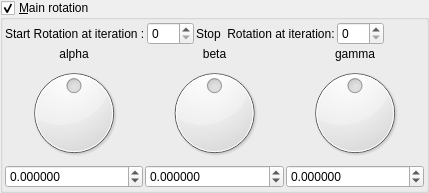
       <widget class="MyGroupBox" name="groupCheck_mandelbox_main_rotation_enabled">
        <property name="title">
         <string>&amp;Main rotation</string>
        </property>
        <property name="checkable">
         <bool>true</bool>
        </property>
        <layout class="QVBoxLayout" name="verticalLayout_3" stretch="0,0">
         <property name="spacing">
          <number>2</number>
         </property>
         <property name="leftMargin">
          <number>2</number>
         </property>
         <property name="topMargin">
          <number>2</number>
         </property>
         <property name="rightMargin">
          <number>2</number>
         </property>
         <property name="bottomMargin">
          <number>2</number>
         </property>
         <item>
          <layout class="QGridLayout" name="gridLayout">
           <item row="0" column="1">
            <widget class="MySpinBox" name="spinboxInt_transf_start_iterations_R">
             <property name="sizePolicy">
              <sizepolicy hsizetype="Minimum" vsizetype="Maximum">
               <horstretch>0</horstretch>
               <verstretch>0</verstretch>
              </sizepolicy>
             </property>
             <property name="maximum">
              <number>250</number>
             </property>
            </widget>
           </item>
           <item row="0" column="2">
            <widget class="QLabel" name="label_248">
             <property name="text">
              <string>Stop  Rotation at iteration:</string>
             </property>
            </widget>
           </item>
           <item row="0" column="4">
            <widget class="MySpinBox" name="spinboxInt_transf_stop_iterations_R">
             <property name="sizePolicy">
              <sizepolicy hsizetype="Minimum" vsizetype="Maximum">
               <horstretch>0</horstretch>
               <verstretch>0</verstretch>
              </sizepolicy>
             </property>
             <property name="maximum">
              <number>250</number>
             </property>
            </widget>
           </item>
           <item row="0" column="0">
            <widget class="QLabel" name="label_249">
             <property name="text">
              <string>Start Rotation at iteration :</string>
             </property>
            </widget>
           </item>
           <item row="0" column="5">
            <spacer name="horizontalSpacer_36">
             <property name="orientation">
              <enum>Qt::Horizontal</enum>
             </property>
             <property name="sizeHint" stdset="0">
              <size>
               <width>40</width>
               <height>2</height>
              </size>
             </property>
            </spacer>
           </item>
          </layout>
         </item>
         <item>
          <layout class="QGridLayout" name="gridLayout_10">
           <item row="1" column="1">
            <widget class="QDial" name="dial3_mandelbox_rotation_main_y">
             <property name="minimum">
              <number>-18000</number>
             </property>
             <property name="maximum">
              <number>18000</number>
             </property>
             <property name="wrapping">
              <bool>true</bool>
             </property>
            </widget>
           </item>
           <item row="2" column="2">
            <widget class="MyDoubleSpinBox" name="spinboxd3_mandelbox_rotation_main_z">
             <property name="sizePolicy">
              <sizepolicy hsizetype="Minimum" vsizetype="Maximum">
               <horstretch>0</horstretch>
               <verstretch>0</verstretch>
              </sizepolicy>
             </property>
             <property name="prefix">
              <string/>
             </property>
             <property name="suffix">
              <string/>
             </property>
             <property name="decimals">
              <number>6</number>
             </property>
             <property name="minimum">
              <double>-180.000000000000000</double>
             </property>
             <property name="maximum">
              <double>180.000000000000000</double>
             </property>
             <property name="singleStep">
              <double>1.000000000000000</double>
             </property>
            </widget>
           </item>
           <item row="2" column="0">
            <widget class="MyDoubleSpinBox" name="spinboxd3_mandelbox_rotation_main_x">
             <property name="sizePolicy">
              <sizepolicy hsizetype="Minimum" vsizetype="Maximum">
               <horstretch>0</horstretch>
               <verstretch>0</verstretch>
              </sizepolicy>
             </property>
             <property name="prefix">
              <string/>
             </property>
             <property name="suffix">
              <string/>
             </property>
             <property name="decimals">
              <number>6</number>
             </property>
             <property name="minimum">
              <double>-180.000000000000000</double>
             </property>
             <property name="maximum">
              <double>180.000000000000000</double>
             </property>
             <property name="singleStep">
              <double>1.000000000000000</double>
             </property>
            </widget>
           </item>
           <item row="0" column="2">
            <widget class="QLabel" name="label_18">
             <property name="text">
              <string>gamma</string>
             </property>
             <property name="alignment">
              <set>Qt::AlignCenter</set>
             </property>
            </widget>
           </item>
           <item row="2" column="1">
            <widget class="MyDoubleSpinBox" name="spinboxd3_mandelbox_rotation_main_y">
             <property name="sizePolicy">
              <sizepolicy hsizetype="Minimum" vsizetype="Maximum">
               <horstretch>0</horstretch>
               <verstretch>0</verstretch>
              </sizepolicy>
             </property>
             <property name="prefix">
              <string/>
             </property>
             <property name="suffix">
              <string/>
             </property>
             <property name="decimals">
              <number>6</number>
             </property>
             <property name="minimum">
              <double>-180.000000000000000</double>
             </property>
             <property name="maximum">
              <double>180.000000000000000</double>
             </property>
             <property name="singleStep">
              <double>1.000000000000000</double>
             </property>
            </widget>
           </item>
           <item row="0" column="1">
            <widget class="QLabel" name="label_19">
             <property name="text">
              <string>beta</string>
             </property>
             <property name="alignment">
              <set>Qt::AlignCenter</set>
             </property>
            </widget>
           </item>
           <item row="0" column="0">
            <widget class="QLabel" name="label_17">
             <property name="text">
              <string>alpha</string>
             </property>
             <property name="alignment">
              <set>Qt::AlignCenter</set>
             </property>
            </widget>
           </item>
           <item row="1" column="2">
            <widget class="QDial" name="dial3_mandelbox_rotation_main_z">
             <property name="minimum">
              <number>-18000</number>
             </property>
             <property name="maximum">
              <number>18000</number>
             </property>
             <property name="wrapping">
              <bool>true</bool>
             </property>
            </widget>
           </item>
           <item row="1" column="0">
            <widget class="QDial" name="dial3_mandelbox_rotation_main_x">
             <property name="minimum">
              <number>-18000</number>
             </property>
             <property name="maximum">
              <number>18000</number>
             </property>
             <property name="wrapping">
              <bool>true</bool>
             </property>
            </widget>
           </item>
          </layout>
         </item>
        </layout>
       </widget>
